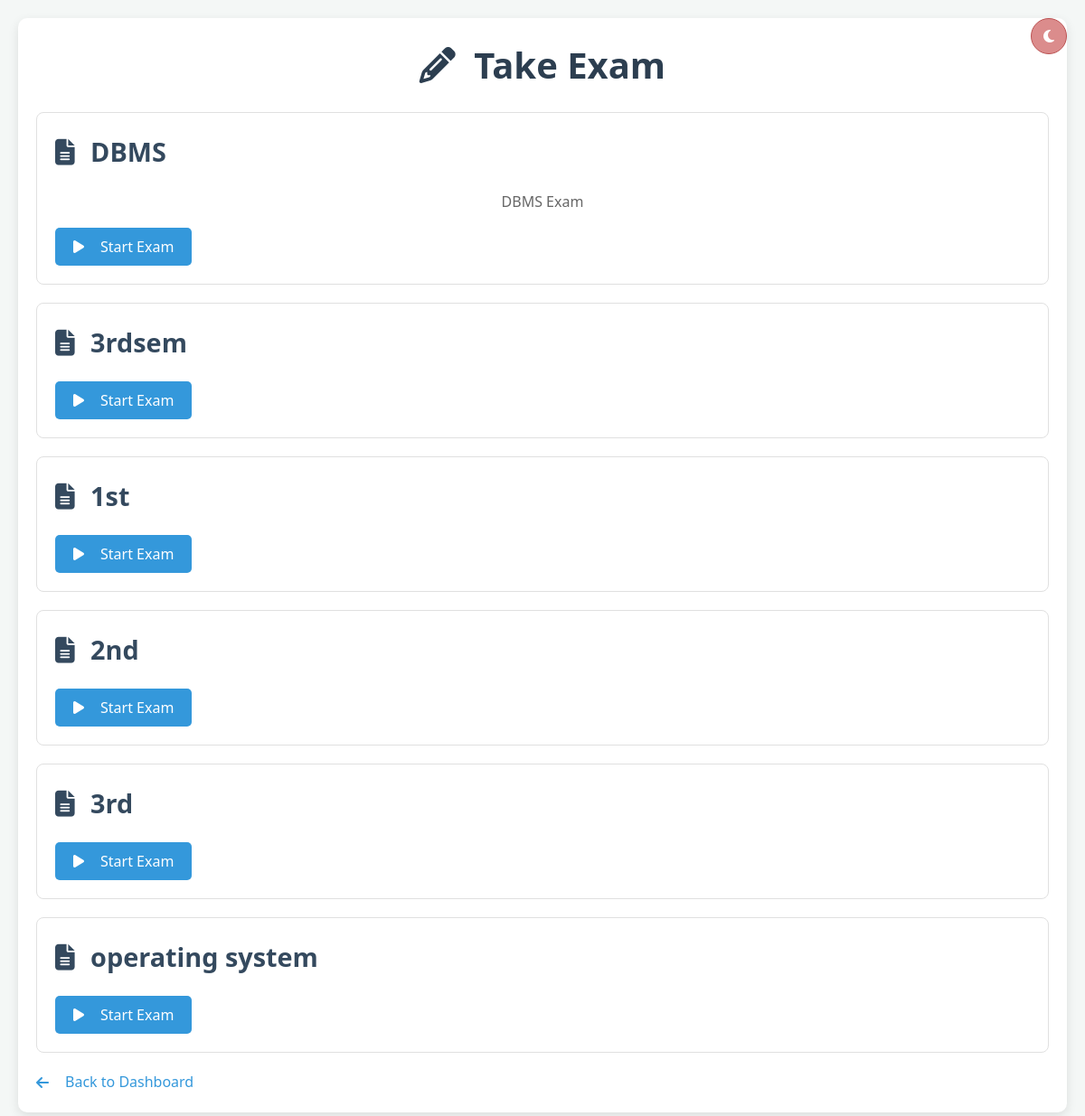
/student/take_exam.php (signed in), run on the app's committed database.
### tables this page shows
CREATE TABLE `exams` (
  `id` int(11) NOT NULL,
  `exam_name` varchar(100) NOT NULL,
  `description` text DEFAULT NULL,
  `created_by` int(11) DEFAULT NULL,
  `created_at` timestamp NOT NULL DEFAULT current_timestamp(),
  `retake_allowed` tinyint(1) NOT NULL DEFAULT 0,
  `schedule_time` datetime DEFAULT NULL,
  `duration` int(11) NOT NULL,
  `is_active` tinyint(1) NOT NULL DEFAULT 1,
  `total_marks` int(11) NOT NULL,
  `deleted_at` timestamp NULL DEFAULT NULL,
  `updated_at` timestamp NULL DEFAULT NULL ON UPDATE current_timestamp(),
  `exam_type` enum('practice','final') NOT NULL DEFAULT 'final'
);

### student/take_exam.php (the view, shortened to what this page needs)
<?php
include('../db.php');
$student_id = $_SESSION['user_id'];
$stmt = $conn->prepare("
    SELECT DISTINCT e.*
    FROM exams e
    LEFT JOIN exam_attempts ea ON e.id = ea.exam_id AND ea.student_id = :student_id
    WHERE (ea.student_id IS NULL OR e.retake_allowed = 1)
");
$stmt->bindParam(':student_id', $student_id, PDO::PARAM_INT);
$stmt->execute();
$exams = $stmt->fetchAll(PDO::FETCH_ASSOC);
?>
<!DOCTYPE html>
<html lang="en">
<head>
    <link rel="stylesheet" href="../assets/css/take_exam.css">
    <link rel="stylesheet" href="https://cdnjs.cloudflare.com/ajax/libs/font-awesome/6.4.0/css/all.min.css">
</head>
<body>
    <button class="dark-mode-toggle" onclick="toggleDarkMode()">
        <i class="fas fa-moon"></i>
    </button>
    <div class="container">
        <h1><i class="fas fa-pencil-alt"></i> Take Exam</h1>
        <?php if (count($exams) > 0): ?>
            <form id="examForm" action="start_exam.php" method="GET">
    <?php foreach ($exams as $exam): ?>
        <div class="exam">
            <h2><i class="fas fa-file-alt"></i> <?php echo htmlspecialchars($exam['exam_name']); ?></h2>
            <p><?php echo htmlspecialchars($exam['description']); ?></p>
            <button type="submit" name="exam_id" value="<?php echo htmlspecialchars($exam['id']); ?>">
                <i class="fas fa-play"></i> Start Exam
            </button>
        </div>
    <?php endforeach; ?>
</form>
        <?php else: ?>
            <p><i class="fas fa-info-circle"></i> No exams available at the moment.</p>
        <?php endif; ?>
        <a href="dashboard.php"><i class="fas fa-arrow-left"></i> Back to Dashboard</a>
    </div>
</body>
</html>

### assets/css/take_exam.css (style rules this page uses)
* { margin: 0; padding: 0; box-sizing: border-box; font-family: 'Segoe UI', Tahoma, Geneva, Verdana, sans-serif; }
body { background-color: #f4f7f6; color: #333; line-height: 1.6; padding: 20px; transition: background-color 0.3s ease, color 0.3s ease; }
.container { max-width: 1200px; margin: 0 auto; padding: 20px; background: #fff; border-radius: 10px; box-shadow: 0 4px 12px rgba(0, 0, 0, 0.1); transition: background-color 0.3s ease, border-color 0.3s ease; }
h1 { font-size: 2.5rem; color: #2c3e50; margin-bottom: 20px; text-align: center; }
.exam { background: #ffffff; border: 1px solid #e0e0e0; border-radius: 8px; padding: 20px; margin-bottom: 20px; transition: transform 0.3s ease, box-shadow 0.3s ease; }
.exam h2 { font-size: 1.8rem; color: #34495e; margin-bottom: 10px; }
.exam p { font-size: 1rem; color: #666; margin-bottom: 15px; }
button { background-color: #3498db; color: #fff; border: none; padding: 10px 20px; border-radius: 5px; cursor: pointer; font-size: 1rem; transition: background-color 0.3s ease; display: flex; align-items: center; gap: 8px; }
a { display: inline-block; margin-top: 20px; color: #3498db; text-decoration: none; font-size: 1rem; transition: color 0.3s ease; display: flex; align-items: center; gap: 8px; }
p { text-align: center; font-size: 1.2rem; color: #666; margin-top: 20px; }
.dark-mode-toggle { position: fixed; top: 20px; right: 20px; background: #db8c8c; border: 1px solid #bb5353; padding: 10px; border-radius: 50%; cursor: pointer; display: flex; align-items: center; justify-content: center; width: 40px; height: 40px; transition: background-color 0.3s ease, border-color 0.3s ease; }
.fa-pencil-alt, .fa-file-alt, .fa-info-circle, .fa-play, .fa-arrow-left { margin-right: 10px; }

### data on the page
exams: exam_name "DBMS", description "DBMS Exam", $exam['id'] 1 (drawn)
exams: exam_name "3rdsem", $exam['id'] 5 (drawn)
exams: exam_name "1st", $exam['id'] 6 (drawn)
exams: exam_name "2nd", $exam['id'] 7 (drawn)
exams: exam_name "3rd", $exam['id'] 8 (drawn)
exams: exam_name "operating system", $exam['id'] 9 (drawn)
